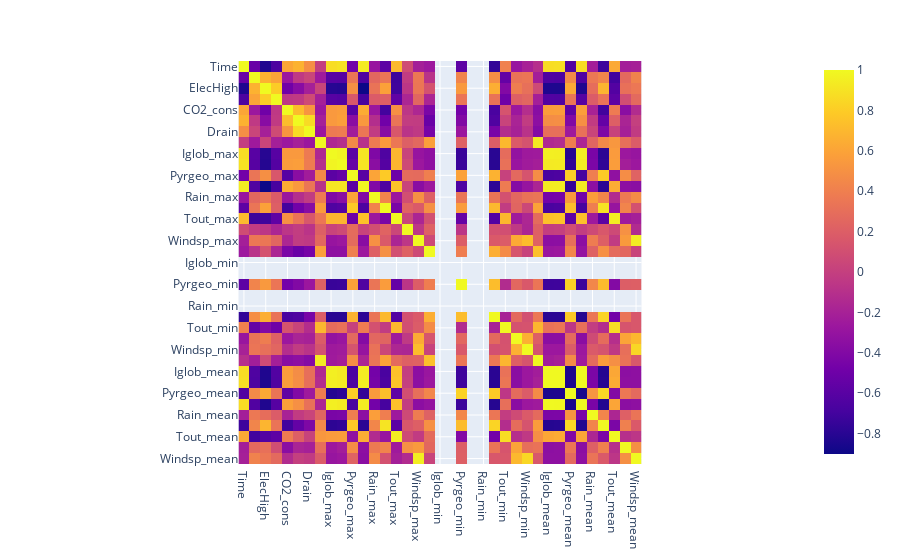

Notebook code for this chart:
### Code cell
px.imshow(corr_res_we)

### Figure 1 — Plotly figure (JSON) as saved in the notebook; plotly's stock layout.template omitted (floating-point values rounded to 4 significant figures; data arrays with more than 128 entries replaced by an {"elided": "..."} marker saying what was removed)
{"data": [{"coloraxis": "coloraxis", "hovertemplate": "x: %{x}<br>y: %{y}<br>color: %{z}<extra></extra>", "name": "0", "type": "heatmap", "x": ["Time", "Heat_cons", "ElecHigh", "ElecLow", "CO2_cons", "Irr", "Drain", "AbsHumOut_max", "Iglob_max", "PARout_max", "Pyrgeo_max", "RadSum_max", "Rain_max", "Rhout_max", "Tout_max", "Winddir_max", "Windsp_max", "AbsHumOut_min", "Iglob_min", "PARout_min", "Pyrgeo_min", "RadSum_min", "Rain_min", "Rhout_min", "Tout_min", "Winddir_min", "Windsp_min", "AbsHumOut_mean", "Iglob_mean", "PARout_mean", "Pyrgeo_mean", "RadSum_mean", "Rain_mean", "Rhout_mean", "Tout_mean", "Winddir_mean", "Windsp_mean"], "xaxis": "x", "y": ["Time", "Heat_cons", "ElecHigh", "ElecLow", "CO2_cons", "Irr", "Drain", "AbsHumOut_max", "Iglob_max", "PARout_max", "Pyrgeo_max", "RadSum_max", "Rain_max", "Rhout_max", "Tout_max", "Winddir_max", "Windsp_max", "AbsHumOut_min", "Iglob_min", "PARout_min", "Pyrgeo_min", "RadSum_min", "Rain_min", "Rhout_min", "Tout_min", "Winddir_min", "Windsp_min", "AbsHumOut_mean", "Iglob_mean", "PARout_mean", "Pyrgeo_mean", "RadSum_mean", "Rain_mean", "Rhout_mean", "Tout_mean", "Winddir_mean", "Windsp_mean"], "yaxis": "y", "z": {"elided": "37x37 float values"}}], "layout": {"coloraxis": {"colorscale": [[0, "#0d0887"], [0.1111, "#46039f"], [0.2222, "#7201a8"], [0.3333, "#9c179e"], [0.4444, "#bd3786"], [0.5556, "#d8576b"], [0.6667, "#ed7953"], [0.7778, "#fb9f3a"], [0.8889, "#fdca26"], [1, "#f0f921"]]}, "margin": {"t": 60}, "xaxis": {"anchor": "y", "constrain": "domain", "domain": [0, 1], "scaleanchor": "y"}, "yaxis": {"anchor": "x", "autorange": "reversed", "constrain": "domain", "domain": [0, 1]}}}
